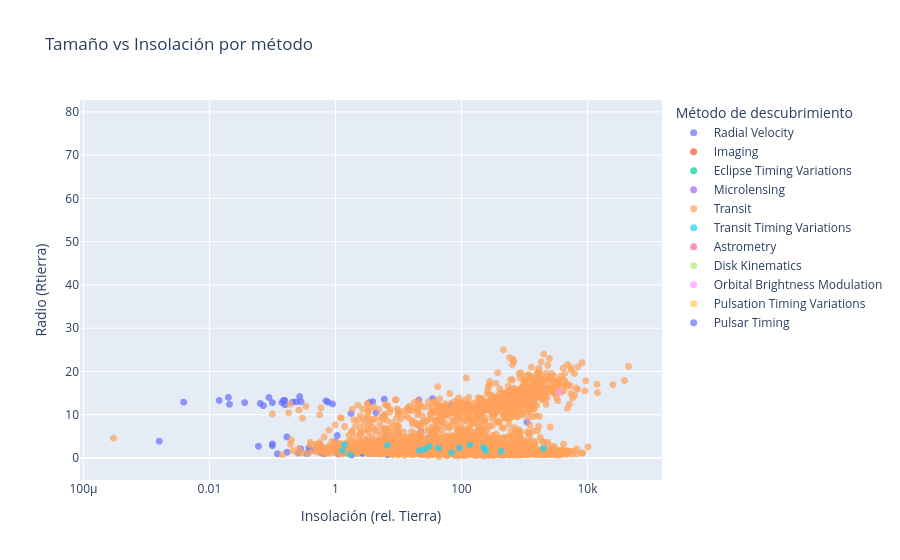

The notebook cell this image was saved under:
### Code cell
sub = systems[['rowid','discoverymethod']].merge(planets[['rowid','pl_insol','pl_rade']]).copy()

fig = px.scatter(sub,
                 x='pl_insol',
                 y='pl_rade',
                 color='discoverymethod',
                 hover_data={'pl_insol': ':.2f', 'pl_rade': ':.2f'},
                 labels={'pl_insol':'Insolación (rel. Tierra)','pl_rade':'Radio (Rtierra)','discoverymethod':'Método de descubrimiento'},
                 title='Tamaño vs Insolación por método'
                 )

fig.update_xaxes(type='log')
fig.update_traces(marker=dict(size=7, opacity=0.7))

### Figure 1 — Plotly figure (JSON) as saved in the notebook; plotly's stock layout.template omitted (floating-point values rounded to 4 significant figures; data arrays with more than 128 entries replaced by an {"elided": "..."} marker saying what was removed)
{"data": [{"hovertemplate": "Método de descubrimiento=Radial Velocity<br>Insolación (rel. Tierra)=%{x:.2f}<br>Radio (Rtierra)=%{y:.2f}<extra></extra>", "legendgroup": "Radial Velocity", "marker": {"color": "#636efa", "opacity": 0.7, "size": 7, "symbol": "circle"}, "mode": "markers", "name": "Radial Velocity", "showlegend": true, "type": "scattergl", "x": {"elided": "1144 float values"}, "xaxis": "x", "y": {"elided": "1144 float values"}, "yaxis": "y"}, {"hovertemplate": "Método de descubrimiento=Imaging<br>Insolación (rel. Tierra)=%{x:.2f}<br>Radio (Rtierra)=%{y:.2f}<extra></extra>", "legendgroup": "Imaging", "marker": {"color": "#EF553B", "opacity": 0.7, "size": 7, "symbol": "circle"}, "mode": "markers", "name": "Imaging", "showlegend": true, "type": "scattergl", "x": [NaN, NaN, NaN, NaN, NaN, NaN, NaN, NaN, NaN, NaN, NaN, NaN, NaN, NaN, NaN, NaN, NaN, NaN, NaN, NaN, NaN, NaN, NaN, NaN, NaN, NaN, NaN, NaN, NaN, NaN, NaN, NaN, NaN, NaN, NaN, NaN, NaN, NaN, NaN, NaN, NaN, NaN, NaN, NaN, NaN, NaN, NaN, NaN, NaN, NaN, NaN, NaN, NaN, NaN, NaN, NaN, NaN, NaN, NaN, NaN, NaN, NaN, NaN, NaN, NaN, NaN, NaN, NaN, NaN, NaN, NaN, NaN, NaN, NaN, NaN, NaN, NaN, NaN, NaN, NaN, NaN, NaN, NaN, NaN], "xaxis": "x", "y": [18.65, 13.0, 12.3, 11.21, 16.14, 12.4, 12.2, 12.6, 12.1, 15.69, 12.4, 12.3, 11.9, 12.5, 12.3, 13.0, 14.68, 17.37, 12.4, 12.3, 12.44, 24.66, 30.26, 12.2, 12.0, 12.11, 12.4, 33.6, 20.18, 14.18, 77.34, 12.4, 16.25, 15.69, 13.1, 14.46, 14.01, 16.37, 12.0, 12.9, 12.0, 12.0, 12.2, 16.81, 12.1, 12.0, 12.1, 12.3, 12.2, 11.78, 12.44, 13.0, 13.0, 13.0, 13.11, 12.1, 12.4, 13.1, 12.2, 12.1, 12.3, 21.97, 22.19, 11.9, 12.2, 12.5, 14.01, 12.3, 12.3, 12.33, 12.1, 12.1, 12.3, 12.3, 12.2, 13.67, 12.6, 10.47, 12.4, 12.8, 17.93, 12.4, 18.49, 12.3], "yaxis": "y"}, {"hovertemplate": "Método de descubrimiento=Eclipse Timing Variations<br>Insolación (rel. Tierra)=%{x:.2f}<br>Radio (Rtierra)=%{y:.2f}<extra></extra>", "legendgroup": "Eclipse Timing Variations", "marker": {"color": "#00cc96", "opacity": 0.7, "size": 7, "symbol": "circle"}, "mode": "markers", "name": "Eclipse Timing Variations", "showlegend": true, "type": "scattergl", "x": [NaN, NaN, NaN, NaN, NaN, NaN, NaN, NaN, NaN, NaN, NaN, NaN, NaN, NaN], "xaxis": "x", "y": [13.4, 12.4, 12.7, 12.8, 12.9, 12.9, 13.5, 13.5, 12.6, 13.3, 12.3, 13.3, 12.8, 13.0], "yaxis": "y"}, {"hovertemplate": "Método de descubrimiento=Microlensing<br>Insolación (rel. Tierra)=%{x:.2f}<br>Radio (Rtierra)=%{y:.2f}<extra></extra>", "legendgroup": "Microlensing", "marker": {"color": "#ab63fa", "opacity": 0.7, "size": 7, "symbol": "circle"}, "mode": "markers", "name": "Microlensing", "showlegend": true, "type": "scattergl", "x": {"elided": "273 float values"}, "xaxis": "x", "y": {"elided": "273 float values"}, "yaxis": "y"}, {"hovertemplate": "Método de descubrimiento=Transit<br>Insolación (rel. Tierra)=%{x:.2f}<br>Radio (Rtierra)=%{y:.2f}<extra></extra>", "legendgroup": "Transit", "marker": {"color": "#FFA15A", "opacity": 0.7, "size": 7, "symbol": "circle"}, "mode": "markers", "name": "Transit", "showlegend": true, "type": "scattergl", "x": {"elided": "4481 float values"}, "xaxis": "x", "y": {"elided": "4481 float values"}, "yaxis": "y"}, {"hovertemplate": "Método de descubrimiento=Transit Timing Variations<br>Insolación (rel. Tierra)=%{x:.2f}<br>Radio (Rtierra)=%{y:.2f}<extra></extra>", "legendgroup": "Transit Timing Variations", "marker": {"color": "#19d3f3", "opacity": 0.7, "size": 7, "symbol": "circle"}, "mode": "markers", "name": "Transit Timing Variations", "showlegend": true, "type": "scattergl", "x": [NaN, NaN, NaN, NaN, 21.52, 1.73, NaN, NaN, NaN, 428.5, NaN, NaN, 241.2, 137.1, 69.83, 26.24, 224.1, 93.07, 43.62, 30.97, NaN, NaN, NaN, NaN, NaN, 1.4, NaN, 1.3, 2005.0, NaN, NaN, 6.68, NaN, NaN, NaN, NaN, NaN], "xaxis": "x", "y": [1.02, 9.86, 14.0, 14.1, 1.75, 0.797, 6.67, 11.0, 3.68, 1.56, 0.37, 3.28, 1.71, 3.01, 1.21, 2.01, 2.48, 2.352, 2.31, 2.69, 12.6, 12.0, 13.5, 2.18, 13.3, 3.08, 4.84, 1.74, 2.22, 11.4, 11.13, 2.93, 13.4, 13.6, 12.8, 9.38, 8.58], "yaxis": "y"}, {"hovertemplate": "Método de descubrimiento=Astrometry<br>Insolación (rel. Tierra)=%{x:.2f}<br>Radio (Rtierra)=%{y:.2f}<extra></extra>", "legendgroup": "Astrometry", "marker": {"color": "#FF6692", "opacity": 0.7, "size": 7, "symbol": "circle"}, "mode": "markers", "name": "Astrometry", "showlegend": true, "type": "scattergl", "x": [NaN, NaN, NaN, NaN, NaN, NaN], "xaxis": "x", "y": [11.9, 13.3, 12.4, 12.1, 12.1, 12.9], "yaxis": "y"}, {"hovertemplate": "Método de descubrimiento=Disk Kinematics<br>Insolación (rel. Tierra)=%{x:.2f}<br>Radio (Rtierra)=%{y:.2f}<extra></extra>", "legendgroup": "Disk Kinematics", "marker": {"color": "#B6E880", "opacity": 0.7, "size": 7, "symbol": "circle"}, "mode": "markers", "name": "Disk Kinematics", "showlegend": true, "type": "scattergl", "x": [NaN], "xaxis": "x", "y": [13.3], "yaxis": "y"}, {"hovertemplate": "Método de descubrimiento=Orbital Brightness Modulation<br>Insolación (rel. Tierra)=%{x:.2f}<br>Radio (Rtierra)=%{y:.2f}<extra></extra>", "legendgroup": "Orbital Brightness Modulation", "marker": {"color": "#FF97FF", "opacity": 0.7, "size": 7, "symbol": "circle"}, "mode": "markers", "name": "Orbital Brightness Modulation", "showlegend": true, "type": "scattergl", "x": [NaN, NaN, NaN, NaN, NaN, 3584.0], "xaxis": "x", "y": [13.4, 14.2, 13.4, 0.759, 0.867, 15.24], "yaxis": "y"}, {"hovertemplate": "Método de descubrimiento=Pulsation Timing Variations<br>Insolación (rel. Tierra)=%{x:.2f}<br>Radio (Rtierra)=%{y:.2f}<extra></extra>", "legendgroup": "Pulsation Timing Variations", "marker": {"color": "#FECB52", "opacity": 0.7, "size": 7, "symbol": "circle"}, "mode": "markers", "name": "Pulsation Timing Variations", "showlegend": true, "type": "scattergl", "x": [NaN, NaN], "xaxis": "x", "y": [12.4, 13.1], "yaxis": "y"}, {"hovertemplate": "Método de descubrimiento=Pulsar Timing<br>Insolación (rel. Tierra)=%{x:.2f}<br>Radio (Rtierra)=%{y:.2f}<extra></extra>", "legendgroup": "Pulsar Timing", "marker": {"color": "#636efa", "opacity": 0.7, "size": 7, "symbol": "circle"}, "mode": "markers", "name": "Pulsar Timing", "showlegend": true, "type": "scattergl", "x": [NaN, NaN, NaN, NaN, NaN], "xaxis": "x", "y": [1.22, 0.338, 1.91, 1.8, 13.9], "yaxis": "y"}], "layout": {"legend": {"title": {"text": "Método de descubrimiento"}, "tracegroupgap": 0}, "title": {"text": "Tamaño vs Insolación por método"}, "xaxis": {"anchor": "y", "domain": [0, 1], "title": {"text": "Insolación (rel. Tierra)"}, "type": "log"}, "yaxis": {"anchor": "x", "domain": [0, 1], "title": {"text": "Radio (Rtierra)"}}}}
